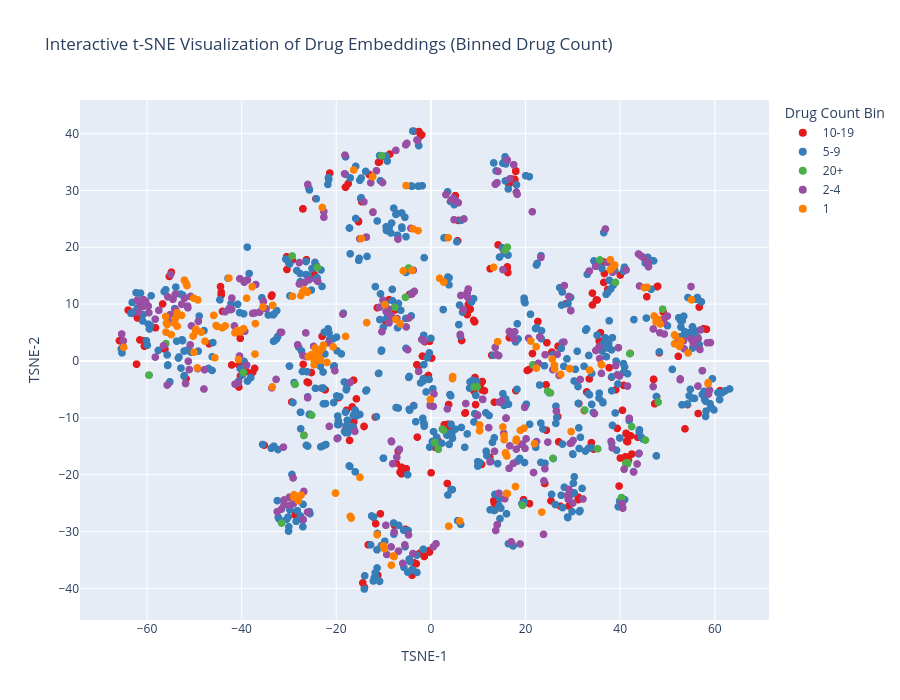

This figure's notebook cell:
### Code cell
import plotly.express as px
import numpy as np

# Bin drug_count: separate bin for count 1, then bins for higher counts
drug_count = drugsDESC_masked['drug_unique_count']
max_count = drug_count.max()
bins = [0, 1, 2, 5, 10, 20]
if max_count > 20:
    bins.append(max_count + 1)
# Ensure bin edges are unique and sorted
bins = sorted(set(bins))
labels = ['1', '2-4', '5-9', '10-19', '20+', f'>{20}' if max_count > 20 else f'{max_count}']
# Assign bin labels: count==1 gets '1', others get appropriate bin
drug_count_binned = pd.cut(drug_count, bins=bins, labels=labels[:len(bins)-1], right=False)

# Use a valid qualitative color sequence for discrete bins
color_sequence = px.colors.qualitative.Set1

# Create an interactive scatter plot with Plotly using binned drug_count
fig = px.scatter(
    reduced_embeddings_df,
    x='TSNE-1',
    y='TSNE-2',
    color=drug_count_binned,
    color_discrete_sequence=color_sequence,
    hover_data={
        'Drug Name': drugsDESC_masked.get('Drug Name', None),
        #'Discription': drugsDESC_masked['Discription'],
        'drug_count': drugsDESC_masked['drug_unique_count']
    },
    title='Interactive t-SNE Visualization of Drug Embeddings (Binned Drug Count)'
)

fig.update_traces(marker=dict(size=marker_size))

fig.update_layout(
    legend_title_text='Drug Count Bin',
    width=900,
    height=700
)

fig.show()

### Figure 1 — Plotly figure (JSON) as saved in the notebook; plotly's stock layout.template omitted (floating-point values rounded to 4 significant figures; data arrays with more than 128 entries replaced by an {"elided": "..."} marker saying what was removed)
{"data": [{"customdata": {"elided": "246x2 mixed values"}, "hovertemplate": "color=10-19<br>TSNE-1=%{x}<br>TSNE-2=%{y}<br>Drug Name=%{customdata[0]}<br>drug_count=%{customdata[1]}<extra></extra>", "legendgroup": "10-19", "marker": {"color": "rgb(228,26,28)", "size": 8, "symbol": "circle"}, "mode": "markers", "name": "10-19", "showlegend": true, "type": "scattergl", "x": {"elided": "246 float values"}, "xaxis": "x", "y": {"elided": "246 float values"}, "yaxis": "y"}, {"customdata": {"elided": "589x2 mixed values"}, "hovertemplate": "color=5-9<br>TSNE-1=%{x}<br>TSNE-2=%{y}<br>Drug Name=%{customdata[0]}<br>drug_count=%{customdata[1]}<extra></extra>", "legendgroup": "5-9", "marker": {"color": "rgb(55,126,184)", "size": 8, "symbol": "circle"}, "mode": "markers", "name": "5-9", "showlegend": true, "type": "scattergl", "x": {"elided": "589 float values"}, "xaxis": "x", "y": {"elided": "589 float values"}, "yaxis": "y"}, {"customdata": [["Daptomycin", 11], ["Calcitriol", 19], ["Valsartan", 11], ["Butalbital", 10], ["Isradipine", 10], ["Olmesartan", 11], ["Atomoxetine", 10], ["Morphine", 10], ["Zolmitriptan", 10], ["Beclomethasone dipropionate", 11], ["Imipramine", 15], ["Lenalidomide", 11], ["Oxaliplatin", 11], ["Cisatracurium", 10], ["Atropine", 10], ["Enalapril", 11], ["Diclofenac", 10], ["Losartan", 13], ["Esomeprazole", 13], ["Scopolamine", 12], ["Felodipine", 13], ["Mycophenolic acid", 10], ["Ketoconazole", 14], ["Melatonin", 13], ["Desipramine", 14], ["Escitalopram", 11], ["Naloxone", 11], ["Levodopa", 10], ["Clomipramine", 13], ["Ephedrine", 10], ["Salsalate", 10], ["Lopinavir", 10], ["Zuclopenthixol", 12], ["Febuxostat", 10], ["Dexlansoprazole", 10], ["Simeprevir", 11], ["Fidaxomicin", 10], ["Vortioxetine", 10], ["Doxofylline", 13], ["Enalaprilat", 10]], "hovertemplate": "color=20+<br>TSNE-1=%{x}<br>TSNE-2=%{y}<br>Drug Name=%{customdata[0]}<br>drug_count=%{customdata[1]}<extra></extra>", "legendgroup": "20+", "marker": {"color": "rgb(77,175,74)", "size": 8, "symbol": "circle"}, "mode": "markers", "name": "20+", "showlegend": true, "type": "scattergl", "x": [-56.02, -10.38, 1.563, 48.98, 9.768, 1.55, 35.24, 39.0, 40.28, -31.57, 41.54, -25.2, -28.69, 21.54, 24.66, 2.672, -7.654, 0.8036, 15.68, 25.26, 9.152, -26.88, -39.61, 48.03, 41.59, 45.34, 35.73, 32.51, 41.17, 25.78, -5.386, -23.99, 42.01, -4.712, 16.16, -29.32, -59.61, 42.42, 19.35, 2.409], "xaxis": "x", "y": [3.061, 36.11, -15.52, 9.124, -4.557, -15.47, -15.46, 13.84, -24.02, -28.51, -18.09, -9.536, -4.097, -0.6555, -5.314, -12.16, 9.435, -14.35, 19.49, -5.605, -4.56, -13.1, -2.025, -7.25, -17.9, -13.91, 17.78, -8.623, -17.97, -17.12, 11.2, 16.46, 1.299, 16.36, 20.01, 18.48, -2.472, -11.54, -25.39, -11.98], "yaxis": "y"}, {"customdata": {"elided": "293x2 mixed values"}, "hovertemplate": "color=2-4<br>TSNE-1=%{x}<br>TSNE-2=%{y}<br>Drug Name=%{customdata[0]}<br>drug_count=%{customdata[1]}<extra></extra>", "legendgroup": "2-4", "marker": {"color": "rgb(152,78,163)", "size": 8, "symbol": "circle"}, "mode": "markers", "name": "2-4", "showlegend": true, "type": "scattergl", "x": {"elided": "293 float values"}, "xaxis": "x", "y": {"elided": "293 float values"}, "yaxis": "y"}, {"customdata": {"elided": "150x2 mixed values"}, "hovertemplate": "color=1<br>TSNE-1=%{x}<br>TSNE-2=%{y}<br>Drug Name=%{customdata[0]}<br>drug_count=%{customdata[1]}<extra></extra>", "legendgroup": "1", "marker": {"color": "rgb(255,127,0)", "size": 8, "symbol": "circle"}, "mode": "markers", "name": "1", "showlegend": true, "type": "scattergl", "x": {"elided": "150 float values"}, "xaxis": "x", "y": {"elided": "150 float values"}, "yaxis": "y"}], "layout": {"height": 700, "legend": {"title": {"text": "Drug Count Bin"}, "tracegroupgap": 0}, "title": {"text": "Interactive t-SNE Visualization of Drug Embeddings (Binned Drug Count)"}, "width": 900, "xaxis": {"anchor": "y", "domain": [0, 1], "title": {"text": "TSNE-1"}}, "yaxis": {"anchor": "x", "domain": [0, 1], "title": {"text": "TSNE-2"}}}}
